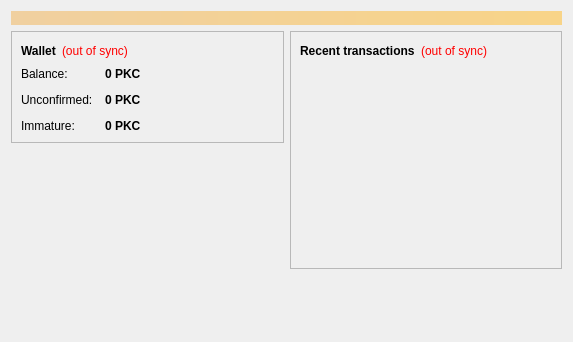
<?xml version="1.0" encoding="UTF-8"?>
<ui version="4.0">
 <class>OverviewPage</class>
 <widget class="QWidget" name="OverviewPage">
  <property name="geometry">
   <rect>
    <x>0</x>
    <y>0</y>
    <width>573</width>
    <height>342</height>
   </rect>
  </property>
  <property name="windowTitle">
   <string>Form</string>
  </property>
  <layout class="QVBoxLayout" name="topLayout">
   <item>
    <widget class="QLabel" name="labelAlerts">
     <property name="visible">
      <bool>false</bool>
     </property>
     <property name="styleSheet">
      <string notr="true">background-color: qlineargradient(x1: 0, y1: 0, x2: 1, y2: 0, stop:0 #F0D0A0, stop:1 #F8D488); color:#000000;</string>
     </property>
     <property name="wordWrap">
      <bool>true</bool>
     </property>
     <property name="margin">
      <number>3</number>
     </property>
    </widget>
   </item>
   <item>
    <layout class="QHBoxLayout" name="horizontalLayout" stretch="1,1">
     <item>
      <layout class="QVBoxLayout" name="verticalLayout_2">
       <item>
        <widget class="QFrame" name="frame">
         <property name="frameShape">
          <enum>QFrame::StyledPanel</enum>
         </property>
         <property name="frameShadow">
          <enum>QFrame::Raised</enum>
         </property>
         <layout class="QVBoxLayout" name="verticalLayout_4">
          <item>
           <layout class="QHBoxLayout" name="horizontalLayout_4">
            <item>
             <widget class="QLabel" name="label_5">
              <property name="font">
               <font>
                <weight>75</weight>
                <bold>true</bold>
               </font>
              </property>
              <property name="text">
               <string>Wallet</string>
              </property>
             </widget>
            </item>
            <item>
             <widget class="QLabel" name="labelWalletStatus">
              <property name="toolTip">
               <string>The displayed information may be out of date. Your wallet automatically synchronizes with the Peakcoin network after a connection is established, but this process has not completed yet.</string>
              </property>
              <property name="styleSheet">
               <string notr="true">QLabel { color: red; }</string>
              </property>
              <property name="text">
               <string notr="true">(out of sync)</string>
              </property>
              <property name="alignment">
               <set>Qt::AlignLeading|Qt::AlignLeft|Qt::AlignVCenter</set>
              </property>
             </widget>
            </item>
            <item>
             <spacer name="horizontalSpacer_2">
              <property name="orientation">
               <enum>Qt::Horizontal</enum>
              </property>
              <property name="sizeHint" stdset="0">
               <size>
                <width>40</width>
                <height>20</height>
               </size>
              </property>
             </spacer>
            </item>
           </layout>
          </item>
          <item>
           <layout class="QFormLayout" name="formLayout_2">
            <property name="fieldGrowthPolicy">
             <enum>QFormLayout::AllNonFixedFieldsGrow</enum>
            </property>
            <property name="horizontalSpacing">
             <number>12</number>
            </property>
            <property name="verticalSpacing">
             <number>12</number>
            </property>
            <item row="0" column="0">
             <widget class="QLabel" name="label">
              <property name="text">
               <string>Balance:</string>
              </property>
             </widget>
            </item>
            <item row="0" column="1">
             <widget class="QLabel" name="labelBalance">
              <property name="font">
               <font>
                <weight>75</weight>
                <bold>true</bold>
               </font>
              </property>
              <property name="cursor">
               <cursorShape>IBeamCursor</cursorShape>
              </property>
              <property name="toolTip">
               <string>Your current balance</string>
              </property>
              <property name="text">
               <string notr="true">0 PKC</string>
              </property>
              <property name="textInteractionFlags">
               <set>Qt::LinksAccessibleByMouse|Qt::TextSelectableByKeyboard|Qt::TextSelectableByMouse</set>
              </property>
             </widget>
            </item>
            <item row="1" column="0">
             <widget class="QLabel" name="label_3">
              <property name="text">
               <string>Unconfirmed:</string>
              </property>
             </widget>
            </item>
            <item row="1" column="1">
             <widget class="QLabel" name="labelUnconfirmed">
              <property name="font">
               <font>
                <weight>75</weight>
                <bold>true</bold>
               </font>
              </property>
              <property name="cursor">
               <cursorShape>IBeamCursor</cursorShape>
              </property>
              <property name="toolTip">
               <string>Total of transactions that have yet to be confirmed, and do not yet count toward the current balance</string>
              </property>
              <property name="text">
               <string notr="true">0 PKC</string>
              </property>
              <property name="textInteractionFlags">
               <set>Qt::LinksAccessibleByMouse|Qt::TextSelectableByKeyboard|Qt::TextSelectableByMouse</set>
              </property>
             </widget>
            </item>
            <item row="2" column="0">
             <widget class="QLabel" name="labelImmatureText">
              <property name="text">
               <string>Immature:</string>
              </property>
             </widget>
            </item>
            <item row="2" column="1">
             <widget class="QLabel" name="labelImmature">
              <property name="font">
               <font>
                <weight>75</weight>
                <bold>true</bold>
               </font>
              </property>
              <property name="toolTip">
               <string>Mined balance that has not yet matured</string>
              </property>
              <property name="text">
               <string notr="true">0 PKC</string>
              </property>
              <property name="textInteractionFlags">
               <set>Qt::LinksAccessibleByMouse|Qt::TextSelectableByKeyboard|Qt::TextSelectableByMouse</set>
              </property>
             </widget>
            </item>
           </layout>
          </item>
         </layout>
        </widget>
       </item>
       <item>
        <spacer name="verticalSpacer">
         <property name="orientation">
          <enum>Qt::Vertical</enum>
         </property>
         <property name="sizeHint" stdset="0">
          <size>
           <width>20</width>
           <height>40</height>
          </size>
         </property>
        </spacer>
       </item>
      </layout>
     </item>
     <item>
      <layout class="QVBoxLayout" name="verticalLayout_3">
       <item>
        <widget class="QFrame" name="frame_2">
         <property name="frameShape">
          <enum>QFrame::StyledPanel</enum>
         </property>
         <property name="frameShadow">
          <enum>QFrame::Raised</enum>
         </property>
         <layout class="QVBoxLayout" name="verticalLayout">
          <item>
           <layout class="QHBoxLayout" name="horizontalLayout_2">
            <item>
             <widget class="QLabel" name="label_4">
              <property name="text">
               <string>&lt;b&gt;Recent transactions&lt;/b&gt;</string>
              </property>
             </widget>
            </item>
            <item>
             <widget class="QLabel" name="labelTransactionsStatus">
              <property name="toolTip">
               <string>The displayed information may be out of date. Your wallet automatically synchronizes with the Peakcoin network after a connection is established, but this process has not completed yet.</string>
              </property>
              <property name="styleSheet">
               <string notr="true">QLabel { color: red; }</string>
              </property>
              <property name="text">
               <string notr="true">(out of sync)</string>
              </property>
              <property name="alignment">
               <set>Qt::AlignRight|Qt::AlignTrailing|Qt::AlignVCenter</set>
              </property>
             </widget>
            </item>
            <item>
             <spacer name="horizontalSpacer">
              <property name="orientation">
               <enum>Qt::Horizontal</enum>
              </property>
              <property name="sizeHint" stdset="0">
               <size>
                <width>40</width>
                <height>20</height>
               </size>
              </property>
             </spacer>
            </item>
           </layout>
          </item>
          <item>
           <widget class="QListView" name="listTransactions">
            <property name="styleSheet">
             <string notr="true">QListView { background: transparent; }</string>
            </property>
            <property name="frameShape">
             <enum>QFrame::NoFrame</enum>
            </property>
            <property name="verticalScrollBarPolicy">
             <enum>Qt::ScrollBarAlwaysOff</enum>
            </property>
            <property name="horizontalScrollBarPolicy">
             <enum>Qt::ScrollBarAlwaysOff</enum>
            </property>
            <property name="selectionMode">
             <enum>QAbstractItemView::NoSelection</enum>
            </property>
           </widget>
          </item>
         </layout>
        </widget>
       </item>
       <item>
        <spacer name="verticalSpacer_2">
         <property name="orientation">
          <enum>Qt::Vertical</enum>
         </property>
         <property name="sizeHint" stdset="0">
          <size>
           <width>20</width>
           <height>40</height>
          </size>
         </property>
        </spacer>
       </item>
      </layout>
     </item>
    </layout>
   </item>
  </layout>
 </widget>
 <resources/>
 <connections/>
</ui>
